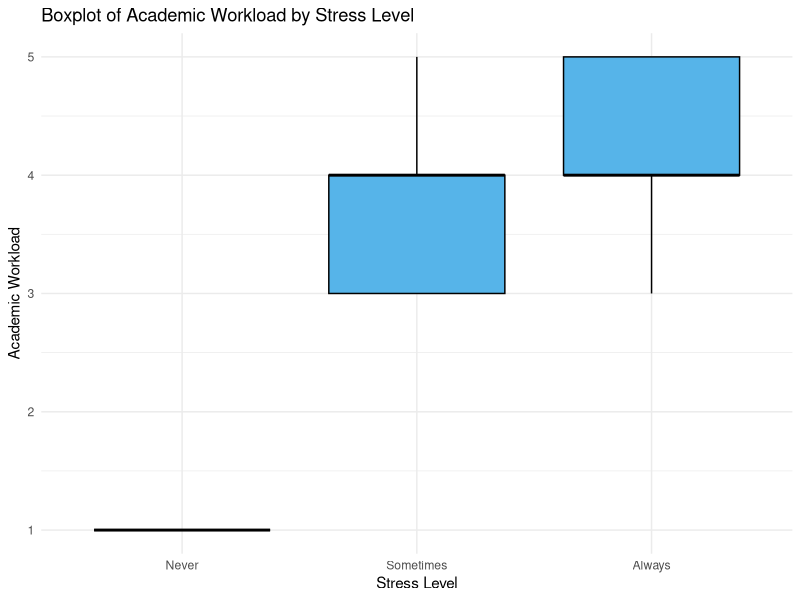
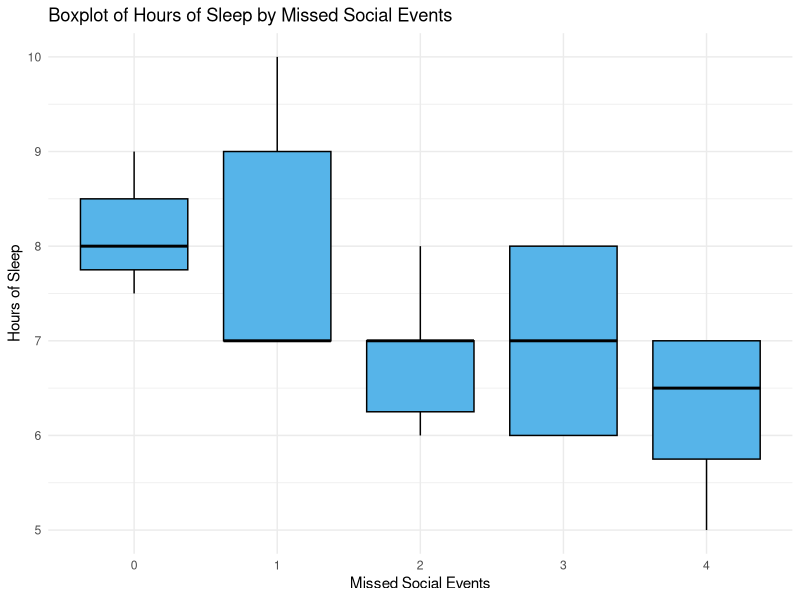
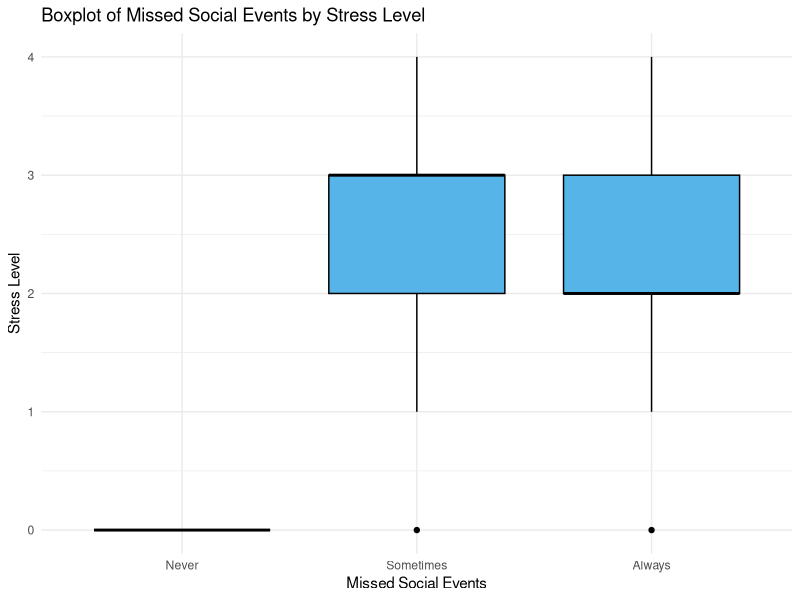

Here is the R script that generated these plots, in order:
## ---- chunk 1
library(ggplot2)

my_data <- read.csv("STA304 Group Project Dataset.csv", header=TRUE, sep=',')

data_cleaned <- my_data[,!(names(my_data)=="X")]
# Remove fake responses on row 3 and 12
data_cleaned <- data_cleaned[-c(3, 12),]
data_cleaned

N = 200
B = .29
D = (B^2)/4
sigma = sd(data_cleaned$academic_workload)
n = ceiling((N * sigma^2) / ((N-1) * D + sigma^2))
n

# Select a random sample of n rows
set.seed(1)
random_indices <- sample(1:nrow(data_cleaned), n)
sample_data <- data_cleaned[random_indices, ]

sample_data$stress <- factor(sample_data$stress, levels = c("Never", "Sometimes", "Always"))
boxplot_plot <- ggplot(sample_data, aes(x = factor(stress), y = academic_workload)) +
  geom_boxplot(fill = "#56B4E9", color = "black") +
  labs(title = "Boxplot of Academic Workload by Stress Level",
       x = "Stress Level",
       y = "Academic Workload") +
  theme_minimal()
print(boxplot_plot)

# # Create a boxplot of hours_sleep by stress_binary
# boxplot_plot <- ggplot(sample_data, aes(x = factor(stress_binary), y = hours_sleep)) +
#   geom_boxplot(fill = "#56B4E9", color = "black") +  # Customize the colors if desired
#   labs(title = "Boxplot of Hours of Sleep by Stress Level",
#        x = "Stress (0 = No Stress, 1 = Stress)",
#        y = "Hours of Sleep") +
#   theme_minimal()

# # Display the plot
# print(boxplot_plot)
## ---- chunk 2
boxplot_plot <- ggplot(sample_data, aes(x = factor(missed_social_events), y = hours_sleep)) +
  geom_boxplot(fill = "#56B4E9", color = "black") +  # Customize the colors if desired
  labs(title = "Boxplot of Hours of Sleep by Missed Social Events",
       x = "Missed Social Events",
       y = "Hours of Sleep") +
  theme_minimal()

# Display the plot
print(boxplot_plot)
## ---- chunk 3
lm(formula = hours_sleep ~ academic_workload + missed_social_events, 
    data = sample_data)
## ---- chunk 4
boxplot_plot <- ggplot(sample_data, aes(x = factor(stress), y = missed_social_events)) +
  geom_boxplot(fill = "#56B4E9", color = "black") +
  labs(title = "Boxplot of Missed Social Events by Stress Level",
       x = "Missed Social Events",
       y = "Stress Level") +
  theme_minimal()
print(boxplot_plot)
